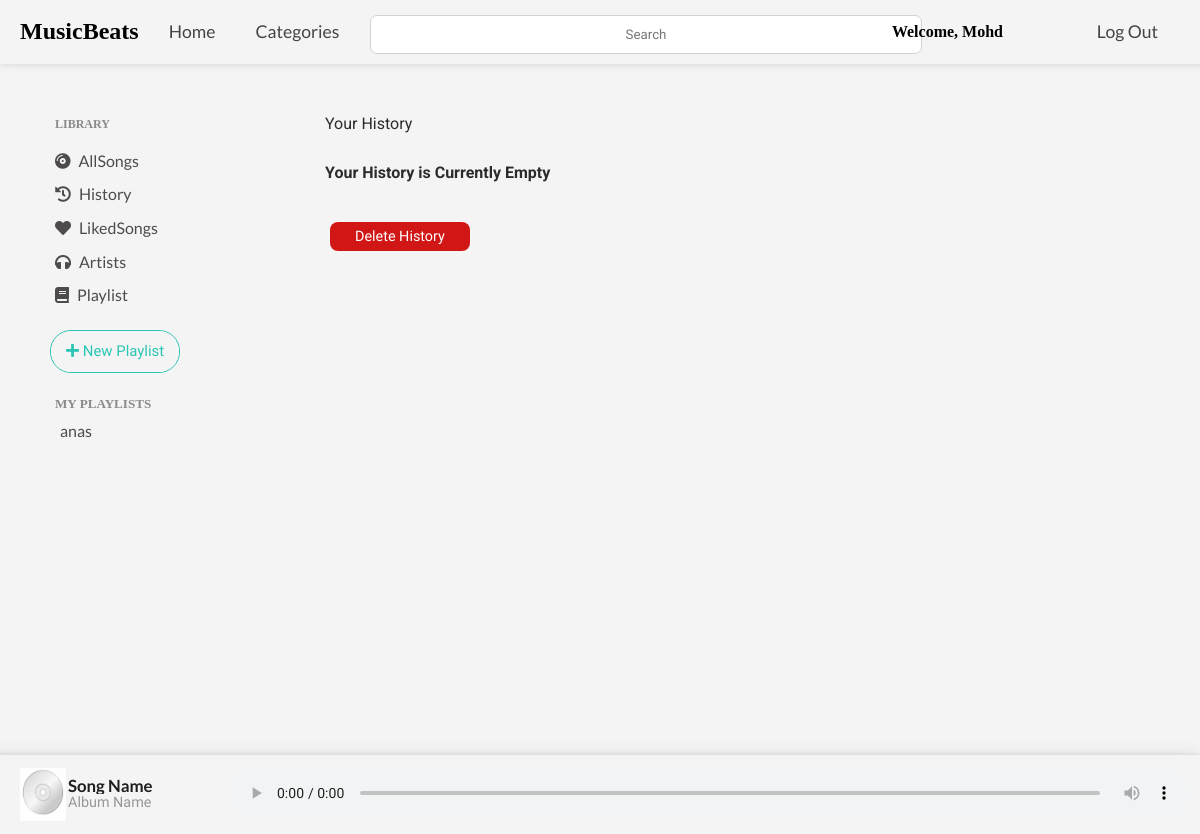
/history (signed in), run on an earlier commit of the app's database.
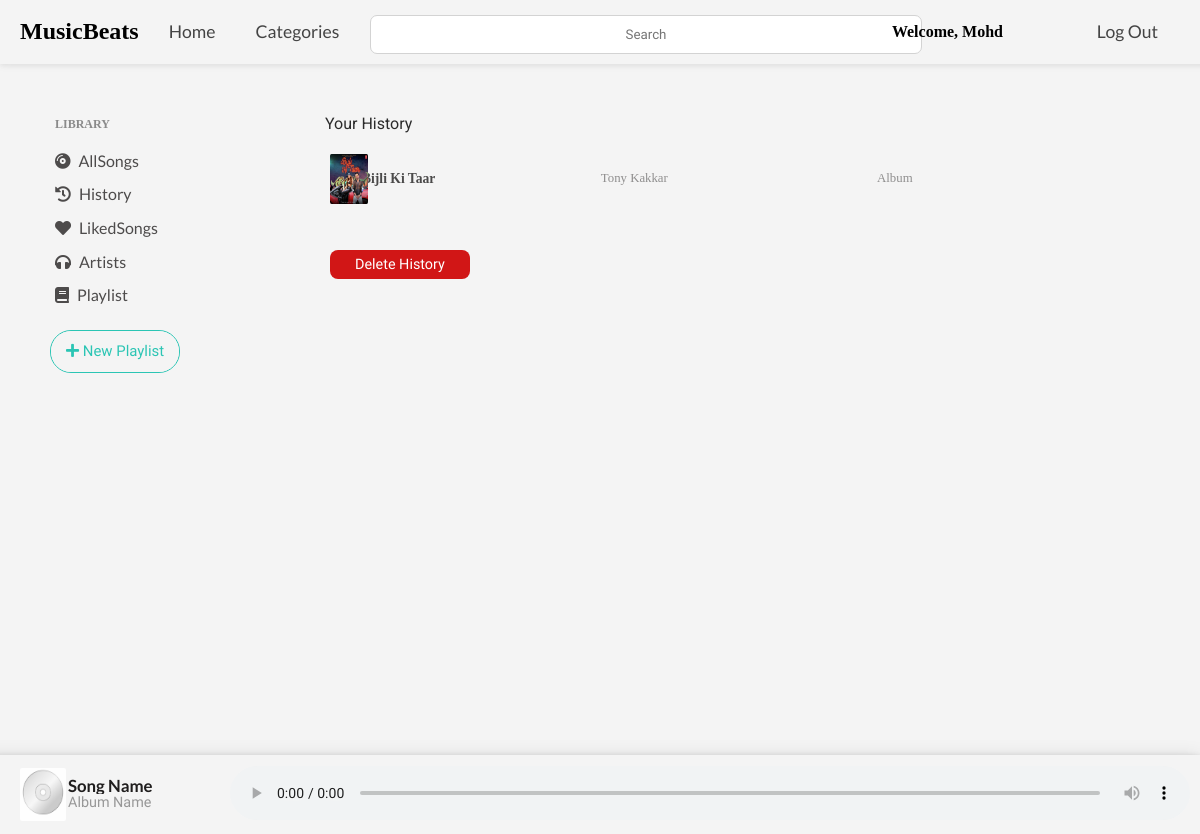
And on a later commit of the database.
### music_app/models.py (models this page shows, shortened)
class Playlist(models.Model):
    playlist_id = models.AutoField(primary_key=True)
    user = models.ForeignKey(User, on_delete=models.CASCADE)
    music_ids = ListCharField(base_field=models.CharField(max_length=100), size=100, max_length=(100 * 101))
    playlist_name = models.CharField(max_length=10000000, default="")
    likes = models.IntegerField(default=0)
    followers = models.IntegerField(default=0)
    plays = models.IntegerField(default=0)

class Song(models.Model):
    song_id = models.AutoField(primary_key=True)
    count = models.IntegerField(default=0)
    name = models.CharField(max_length=200)
    tags = models.CharField(choices=tags, max_length=20, default='Classical')
    genre = models.CharField(choices=genre, max_length=20, default='Album')
    language = models.CharField(choices=language, max_length=20, default='Hindi')
    year = models.CharField(choices=yearOfRelease, max_length=20, default='2021')
    singer1 = models.CharField(max_length=200)
    singer2 = models.CharField(max_length=200, default='')
    productionHouse = models.CharField(choices=productionHouse, max_length=20, default='Unknown')
    movie = models.CharField(max_length=500, default="")
    image = models.ImageField(upload_to="images")
    song = models.FileField(upload_to='songs')

### music_app/views.py (the view)
# urls.py: path('history', views.history, name="history"),
def history(request):
        user = request.user
        if user.is_authenticated:
            myPlaylists = list(Playlist.objects.filter(user=user))
        if request.method=="POST":
            History.objects.filter(user=request.user).delete()
            message="Successful"
            return HttpResponse(json.dumps({'message': message}))
        else:
            recentSongs = History.objects.filter(user=request.user)
            ids = []
            for i in recentSongs:
                ids.append(i.music_id)
            preserved = Case(*[When(pk=pk, then=pos) for pos, pk in enumerate(ids)])
            recentSongs = list(Song.objects.filter(song_id__in=ids).order_by(preserved))
            return render(request, 'history.html', {'history': recentSongs, 'myPlaylists':myPlaylists})

### music_app/templates/history.html (shortened to what this page needs)
{%extends 'header.html'%}
{% block body %}
{% load static %}
<body>
    <div id="body-center">
        <p class="headings">Your History</p>
        <div id="playlist">
            {% if history %}
            {% for i in history reversed %}
            <div id="sameMovieCard">
                <div class="container_songpost">
                    <img src="{{i.image.url}}" id="A_{{i.song_id}}" />
                    <div class="overlay_songpost"></div>
                </div>
                <div class="songpost_data">
                    <h5 class="song-name" id="B_{{i.song_id}}">
                        {{i.name}}</h5>
                    <p class="singer-name">{{i.singer1}}</p>
                    <p class="movie-name" id="C_{{i.song_id}}">
                        {{i.movie}}</p>
                </div>
            </div>
            {% endfor %}
            {% else %}
            <h3 class="headings">Your History is Currently Empty</h3>
            {% endif %}
        </div>
        <div>
            <button id="delete-btn" onclick="deleteHistory(this)">Delete History</button>
        </div>
    </div>
    <div id="audio_main" class="audio-decs">
        <div class="audio-data">
            <img id="audio-img" style="height: 53px; width: 64%; border-radius: 4%; margin: 3px 0px 3px 30px;"
                src="{% static 'staticDisk.jpg' %}" alt="Image here">
            <div style="margin: auto 6px;">
                <h4 id="audio-song">Song Name</h4>
                <p id="audio-movie" style="color: rgb(151, 151, 151);">Album Name</p>
            </div>
        </div>
        <div style="margin: auto 0px;">
            <audio preload="none" controls id="audioPlayer">
            </audio>
        </div>
    </div>
    {% endblock %}

### music_app/templates/header.html (shortened to what this page needs)
<!doctype html>
<html lang="en">
{% load static %}
{% load socialaccount %}
<head>
    <link rel="stylesheet" href="https://unpkg.com/flickity@2/dist/flickity.min.css">
    <link rel="stylesheet" href="https://pro.fontawesome.com/releases/v5.10.0/css/all.css"
 />
    <link rel="stylesheet" href="{% static 'hamburgerNavbar.css' %}">
    <link rel="stylesheet" href="{% static 'navbar.css' %}">
    <link rel="stylesheet" href="{% static 'centerBody.css' %}">
    <link rel="stylesheet" href="{% static 'leftBody.css' %}">
    <link rel="stylesheet" href="{% static 'audioBar.css' %}">
    <link rel="stylesheet" href="{% static 'playlistPopUp.css' %}">
    <link rel="stylesheet" href="{% static 'loginSignup.css' %}">
    <link rel="stylesheet" href="{% static 'loader.css' %}">
    <link rel="stylesheet" href="{% static 'footer.css' %}">
    <link rel="stylesheet" href="{% static 'mediaQueries.css' %}">
    <link rel="stylesheet" href="{% static 'alert.css' %}">
    <link rel="stylesheet" href="{% static 'customScrollBar.css' %}">
</head>
<body>
    <div id="navbar">
        <div id="nav-left">
            <h2 style="margin: auto 10px;">MusicBeats</h2>
            <a style="margin: auto 10px;" href="/">Home</a>
            <a style="margin: auto 10px;" href="">Categories</a>
        </div>
        <div id='nav-center'>
            <form class="searchBar" autocomplete="off" method="POST" action="/searchResults"> {% csrf_token %}
                <input type="text" class="searchText" name="data" placeholder="Search">
            </form>
        </div>
        <div id="nav-right">
            {% if user.is_authenticated %}
            <h4 style="margin: auto;">Welcome, {{user.first_name}}</h4>
            <a style="margin: auto;" href="/logout">Log Out</a>
            {% else %}
            <a id="modal_trigger" href="#modal">Login or Register</a>
            {% endif %}
        </div>
    </div>
    <div id="body-left">
        <div>
            <p
                style="margin: 5px; font-size: 0.75rem; font-weight: 700; line-height: 2.5; color: rgb(138, 138, 138); text-align: left;">
                LIBRARY</p>
            <a class="left-panel-btn" href="/allSongs"><i class="fas fa-compact-disc"></i> AllSongs</a><br>
            {% if user.is_authenticated %}
            <a class="left-panel-btn" href="/history"><i class="fas fa-history"></i> History</a><br>
            {% endif %}
            {% if user.is_authenticated %}
            <a class="left-panel-btn" href="/likesong"><i class="fas fa-heart"></i> LikedSongs</a><br>
            {% endif %}
            <a class="left-panel-btn"><i class="fas fa-headphones"></i> Artists</a><br>
            <a class="left-panel-btn"><i class="fas fa-book"></i> Playlist</a><br>
            <br>
            {% if user.is_authenticated %}
            <a class="glow-on-hover"
                onclick="document.getElementById('modal-wrapper-playlist').style.display='block'"><i
                    class="fas fa-plus"></i> New Playlist</a>
            {% endif %}
            <br>
            <br>
            <div>
                {% if myPlaylists %}
                <p
                    style="margin: 5px; font-size: 0.82rem; font-weight: 700; color: rgb(138, 138, 138); text-align: left;">
                    MY PLAYLISTS</p>
                {% for playlist in myPlaylists %}
                <a class="left-panel-playlist-btn"
                    href="/myPlaylist/{{playlist.playlist_id}}">{{playlist.playlist_name}}</a><br>
                {% endfor %}
                {% endif %}
            </div>
        </div>
    </div>
    {% block body %}
    {% endblock %}
</body>
</html>

What changed in the data, as far as the page shows it:
removed Playlist: playlist_name "anas"
now on this page (row edited): Song: image (picture), name "Bijli Ki Taar", singer1 "Tony Kakkar", movie "Album"
Also different on the page:
text no longer shown: "MY PLAYLISTS Your History is Currently Empty"
